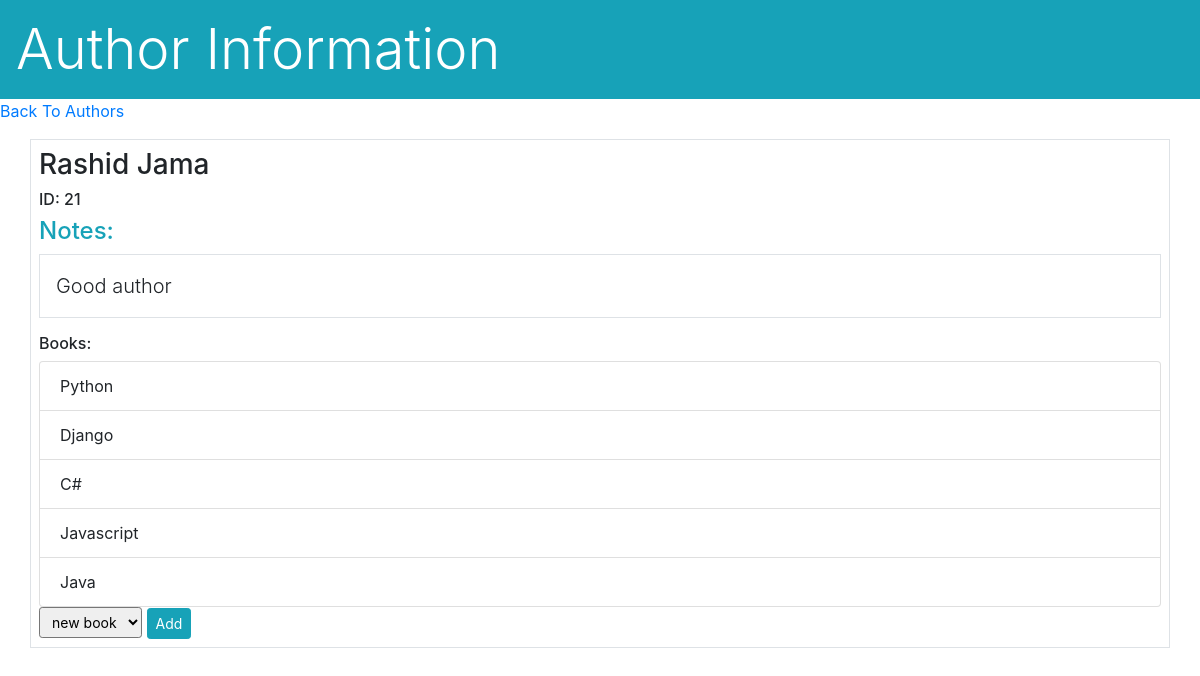
/author/21, run on the app's committed database.
### books_authors_app/models.py (models this page shows)
class Author(models.Model):
  first_name = models.CharField(max_length=255)
  last_name = models.CharField(max_length=255)
  notes = models.TextField(default="Good author")
  books = models.ManyToManyField(Book, related_name="authors")
  created_at = models.DateTimeField(auto_now_add=True)
  updated_at = models.DateTimeField(auto_now=True)

class Book(models.Model):
  title = models.CharField(max_length=255)
  desc = models.TextField(default="Great Book")
  created_at = models.DateTimeField(auto_now_add=True)
  updated_at = models.DateTimeField(auto_now=True)

### books_authors_app/views.py (the view)
# urls.py: path('author/<author_id>', views.author, name="author"),
def author(request, author_id):
  aut = Author.objects.get(id=author_id)
  context = {
    'single_author': aut,
    'books': Book.objects.all()
  }
  request.session['author_id'] =author_id
  return render(request, 'single_author.html', context)

### books_authors_app/templates/single_author.html (shortened to what this page needs)
<!DOCTYPE html>
<html lang="en">
<head>
  <link rel="stylesheet" href="https://stackpath.bootstrapcdn.com/bootstrap/4.5.0/css/bootstrap.min.css">
</head>
<body>
  <nav class="navbar bg-info p-3 text-white display-4">Author Information
  </nav>
  <a href="/authors">Back To Authors</a>
  <div class="container border mt-3 p-2">
  <h3>{{single_author.first_name}} {{single_author.last_name}}</h3>
  <h6>ID: {{single_author.id}}</h6>
  <h4 class="text-info mt-2">Notes:</h4>
  <p class="lead border p-3">{{single_author.notes}}</p>
  <h6 class="mt-2">Books:</h6>
  <ul class="list-group">
    {% for book in single_author.books.all%}
    <li class="list-group-item">{{book.title}}</li>
    {% endfor%}
  </ul>
  <form action="/add_book" method="POST">
    <select name="book" class="form-control-sm">
      {% for book in books %}
      {% if book not in single_author.books.all %}
      <option value="{{book.id}}">{{book.title}}</option>
      {% endif %}
      {% endfor %}
    </select>
    <button class="btn btn-info btn-sm">Add</button>
  </form>
  </div>
</body>
</html>

### data on the page
Author: first_name "Rashid", last_name "Jama", id "21", notes "Good author"
Book: title "Python"
Book: title "Django"
Book: title "C#"
Book: title "Javascript"
Book: title "Java"

### other printed values
form field book "new book"
